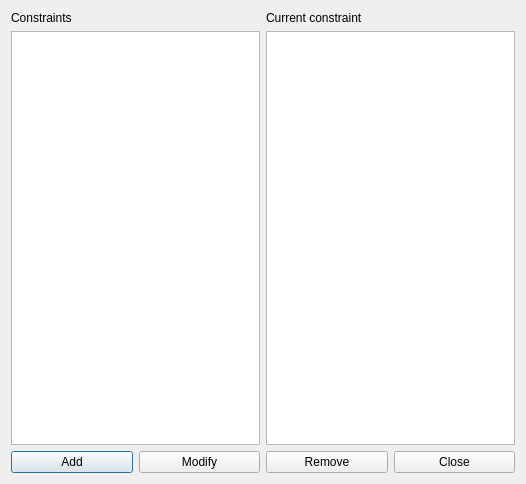
<?xml version="1.0" encoding="UTF-8"?>
<ui version="4.0">
 <class>ConstraintTeachersMaxHoursInWorkDailyForm_template</class>
 <widget class="QDialog" name="ConstraintTeachersMaxHoursInWorkDailyForm_template">
  <property name="geometry">
   <rect>
    <x>0</x>
    <y>0</y>
    <width>526</width>
    <height>484</height>
   </rect>
  </property>
  <property name="windowTitle">
   <string extracomment="This is the title of the dialog in which you see the list of all constraints of this type">Constraints teachers max hours in work daily</string>
  </property>
  <layout class="QGridLayout" name="gridLayout">
   <item row="0" column="0">
    <layout class="QVBoxLayout" name="verticalLayout">
     <item>
      <widget class="QLabel" name="constraintsTextLabel">
       <property name="frameShape">
        <enum>QFrame::NoFrame</enum>
       </property>
       <property name="frameShadow">
        <enum>QFrame::Plain</enum>
       </property>
       <property name="text">
        <string>Constraints</string>
       </property>
       <property name="wordWrap">
        <bool>false</bool>
       </property>
      </widget>
     </item>
     <item>
      <widget class="QListWidget" name="constraintsListWidget"/>
     </item>
    </layout>
   </item>
   <item row="0" column="1">
    <layout class="QVBoxLayout" name="verticalLayout_2">
     <item>
      <widget class="QLabel" name="currentConstraintTextLabel">
       <property name="text">
        <string>Current constraint</string>
       </property>
       <property name="wordWrap">
        <bool>false</bool>
       </property>
      </widget>
     </item>
     <item>
      <widget class="QPlainTextEdit" name="currentConstraintTextEdit"/>
     </item>
    </layout>
   </item>
   <item row="1" column="0" colspan="2">
    <layout class="QHBoxLayout" name="horizontalLayout">
     <item>
      <widget class="QPushButton" name="addConstraintPushButton">
       <property name="text">
        <string>Add</string>
       </property>
      </widget>
     </item>
     <item>
      <widget class="QPushButton" name="modifyConstraintPushButton">
       <property name="text">
        <string>Modify</string>
       </property>
      </widget>
     </item>
     <item>
      <widget class="QPushButton" name="removeConstraintPushButton">
       <property name="text">
        <string>Remove</string>
       </property>
      </widget>
     </item>
     <item>
      <widget class="QPushButton" name="closePushButton">
       <property name="text">
        <string>Close</string>
       </property>
      </widget>
     </item>
    </layout>
   </item>
  </layout>
 </widget>
 <layoutdefault spacing="6" margin="11"/>
 <resources/>
 <connections/>
</ui>
